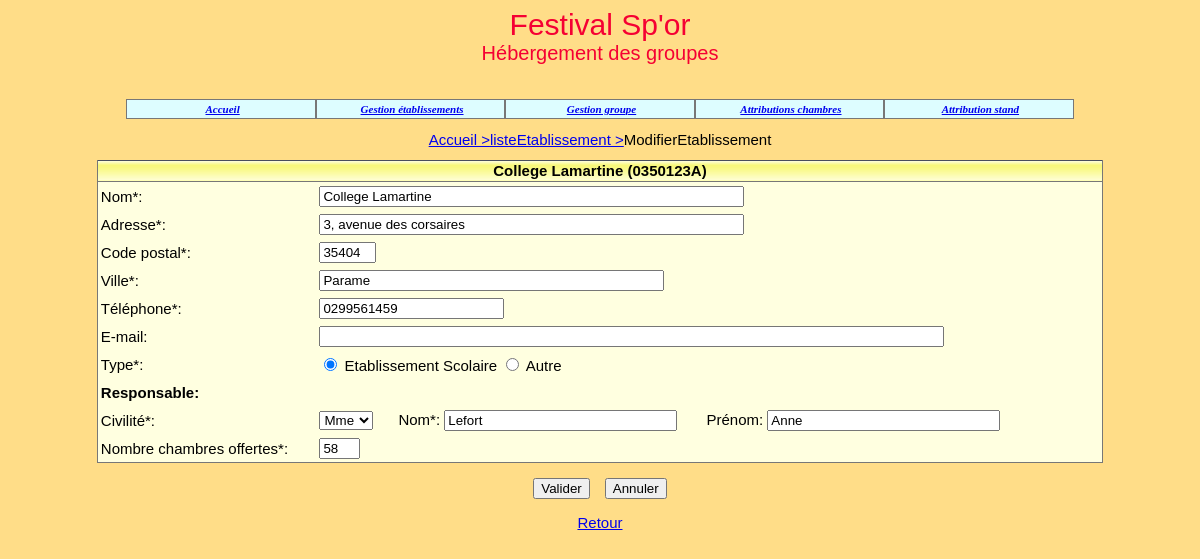
The app's page /modificationEtablissement.php?action=demanderModifEtab&idEtab=0350123A with its own data.
### tables this page shows
create table Etablissement 
(idEtab char(8) not null, 
nomEtab varchar(45) not null,
adresseRue varchar(45) not null, 
codePostal char(5) not null, 
ville varchar(35) not null,
tel varchar(13) not null,
adresseElectronique varchar(70),
type tinyint(1) not null,
civiliteResponsable varchar(12) not null,
nomResponsable varchar(25) not null,
prenomResponsable varchar(25),
nombreChambresOffertes integer,
constraint pk_Etablissement primary key(idEtab));

### _gestionBase.inc.php (called while the page is built, shortened)
<?php
function obtenirDetailEtablissement($connexion, $id)
{
   $req="select * from Etablissement where idEtab='$id'";
   $rsEtab=$connexion->query($req);
   return $rsEtab->fetchAll();
}
?>

### modificationEtablissement.php (the view, shortened to what this page needs)
<?php
include("connexion-PDO.php");
include("_debut.inc.php");
include("_gestionBase.inc.php");
echo "<table width='80%' cellpadding='0' cellspacing='0' align='center'>
   <tr>
   <td align='center'><a href='index.php'>Accueil ></a><a href='listeEtablissements.php'>listeEtablissement ></a>ModifierEtablissement</td>
   </tr>
</table>
<br>";
$tabCivilite=array("M.","Mme","Melle");
$action=$_REQUEST['action'];
$id=$_REQUEST['idEtab'];
if ($action=='demanderModifEtab')
{
   $lgEtab=obtenirDetailEtablissement($connexion, $id);
  foreach ($lgEtab as $row)
  {
   $nom=$row['nomEtab'];
   $adresseRue=$row['adresseRue'];
   $codePostal=$row['codePostal'];
   $ville=$row['ville'];
   $tel=$row['tel'];
   $adresseElectronique=$row['adresseElectronique'];
   $type=$row['type'];
   $civiliteResponsable=$row['civiliteResponsable'];
   $nomResponsable=$row['nomResponsable'];
   $prenomResponsable=$row['prenomResponsable'];
   $nombreChambresOffertes=$row['nombreChambresOffertes'];
   }
}
echo "
<form method='POST' action='modificationEtablissement.php?'>
   <input type='hidden' value='validerModifEtab' name='action'>
   <table width='85%' cellspacing='0' cellpadding='0' align='center'
   class='tabNonQuadrille'>
      <tr class='enTeteTabNonQuad'>
         <td colspan='3'>$nom ($id)</td>
      </tr>
      <tr>
         <td><input type='hidden' value='$id' name='id'></td>
      </tr>";
      echo '
      <tr class="ligneTabNonQuad">
         <td> Nom*: </td>
         <td><input type="text" value="'.$nom.'" name="nom" size="50"
         maxlength="45"></td>
      </tr>
      <tr class="ligneTabNonQuad">
         <td> Adresse*: </td>
         <td><input type="text" value="'.$adresseRue.'" name="adresseRue"
         size="50" maxlength="45"></td>
      </tr>
      <tr class="ligneTabNonQuad">
         <td> Code postal*: </td>
         <td><input type="text" value="'.$codePostal.'" name="codePostal"
         size="4" maxlength="5"></td>
      </tr>
      <tr class="ligneTabNonQuad">
         <td> Ville*: </td>
         <td><input type="text" value="'.$ville.'" name="ville" size="40"
         maxlength="35"></td>
      </tr>
      <tr class="ligneTabNonQuad">
         <td> Téléphone*: </td>
         <td><input type="text" value="'.$tel.'" name="tel" size ="20"
         maxlength="10"></td>
      </tr>
      <tr class="ligneTabNonQuad">
         <td> E-mail: </td>
         <td><input type="text" value="'.$adresseElectronique.'" name=
         "adresseElectronique" size ="75" maxlength="70"></td>
      </tr>
      <tr class="ligneTabNonQuad">
         <td> Type*: </td>
         <td>';
            if ($type==1)
            {
               echo "
               <input type='radio' name='type' value='1' checked>
               Etablissement Scolaire
               <input type='radio' name='type' value='0'>  Autre";
             }
             else
             {
                echo "
                <input type='radio' name='type' value='1'>
                Etablissement Scolaire
                <input type='radio' name='type' value='0' checked> Autre";
              }
           echo "
           </td>
         </tr>
         <tr class='ligneTabNonQuad'>
            <td colspan='2' ><strong>Responsable:</strong></td>
         </tr>
         <tr class='ligneTabNonQuad'>
            <td> Civilité*: </td>
            <td> <select name='civiliteResponsable'>";
               for ($i=0; $i<3; $i=$i+1)
                  if ($tabCivilite[$i]==$civiliteResponsable)
                  {
                     echo "<option selected>$tabCivilite[$i]</option>";
                  }
                  else
                  {
                     echo "<option>$tabCivilite[$i]</option>";
                  }
               echo '
               </select>&nbsp; &nbsp; &nbsp; Nom*:
               <input type="text" value="'.$nomResponsable.'" name=
               "nomResponsable" size="26" maxlength="25">
               &nbsp; &nbsp; &nbsp; Prénom:
               <input type="text"  value="'.$prenomResponsable.'" name=
               "prenomResponsable" size="26" maxlength="25">
            </td>
         </tr>
         <tr class="ligneTabNonQuad">
            <td> Nombre chambres offertes*: </td>
            <td><input type="text" value="'.$nombreChambresOffertes.'" name=
            "nombreChambresOffertes" size ="2" maxlength="3"></td>
         </tr>
   </table>';
   echo "
   <table align='center' cellspacing='15' cellpadding='0'>
      <tr>
         <td align='right'><input type='submit' value='Valider' name='valider'>
         </td>
         <td align='left'><input type='reset' value='Annuler' name='annuler'>
         </td>
      </tr>
      <tr>
         <td colspan='2' align='center'><a href='listeEtablissements.php'>Retour</a>
         </td>
      </tr>
   </table>
</form>";
?>

### css/cssGeneral.css (style rules this page uses)
.basePage { background-color:#FFDD88; color:black; font:11px Arial, Helvetica, sans-serif; }
td,tr { font:15px Arial, Helvetica, sans-serif; }
table.tabNonQuadrille { background-color:#FFFFE0; border-bottom:1px solid #777777; border-right:1px solid #777777; border-left:1px solid #777777; border-top:1px #777777; color:black; }
tr.enTeteTabNonQuad td { background-image:url('../images/xpBarre.jpg'); height:21px; text-align:center; font-weight:bold; border-bottom:1px solid #777777; }
tr.ligneTabNonQuad td { background-color:#FFFFE0; height:28px; text-align:left; padding-left:3px; color:black; }

### records on screen
etablissement: nomEtab "College Lamartine", nom "College Lamartine", adresseRue "3, avenue des corsaires", codePostal "35404", ville "Parame", tel "0299561459", civiliteResponsable "Mme", nomResponsable "Lefort", prenomResponsable "Anne", nombreChambresOffertes "58"

### other values on screen
$id "0350123A"
